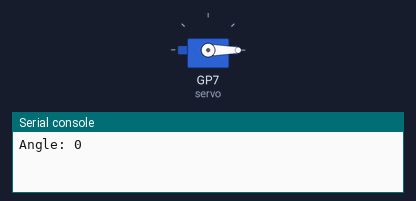
This program was run on a simulated Raspberry Pi Pico running MicroPython. On the bench: servo, the last lines printed to the serial console. Servo angles are drawn from the pulse width (0.5 ms = 0°, 2.5 ms = 180°).

Above: at 0.05 s.
At 2.05 s:
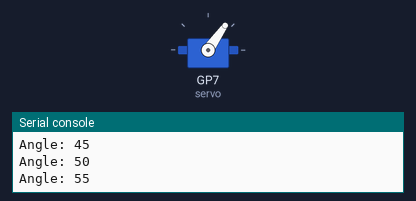
At 4.05 s:
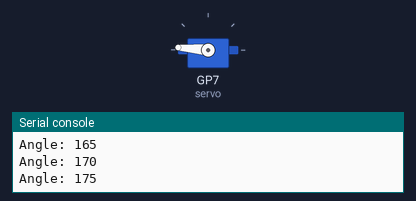
At 8.05 s:
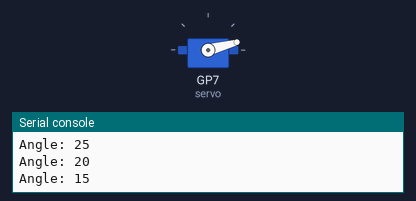
Timing chart, 0 to 10.6 s (numbered marks = the images above):
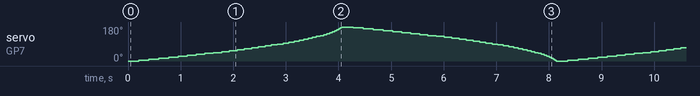

The program:

PWM_Control_Servo10_2.py
```python
from machine import Pin, PWM
import utime

servo = PWM(Pin(7))
servo.freq(50)

# ຟັງຊັ່ນແປງຄ່າມຸມເປັນ pulse width
def my_map(x, in_min, in_max, out_min, out_max):
    return int((x - in_min) * (out_max - out_min) / (in_max - in_min) + out_min)

# ຟັງຊັ່ນຄວບຄຸມ servo
def servo_control(value):
    duty = my_map(value, 0, 180, 500000, 2500000)  # 0.5ms → 2.5ms
    servo.duty_ns(duty)

# ຟັງຊັ່ນປັບຄວາມໄວ
def sweep_with_speed(start, end, step=1, min_delay=0.02, max_delay=0.2):
    # ຈຳນວນມຸມທີ່ຈະເຄື່ອນ
    steps = abs(end - start) // step
    for i in range(steps + 1):
        angle = start + (step if end > start else -step) * i
        servo_control(angle)
        print("Angle:", angle)
        # ຄວາມໄວປ່ຽນແປງຈາກ max_delay → min_delay
        delay = max_delay - (i / steps) * (max_delay - min_delay)
        utime.sleep(delay)

# ໃຫ້ servo ຫມຸນໄປກັບດ້ວຍຄວາມໄວປັບໄດ້
while True:
    sweep_with_speed(0, 180, step=5)   # ຫມຸນໄປຂ້າງໜ້າ
    sweep_with_speed(180, 0, step=5)   # ຫມຸນກັບຄືນ
```
